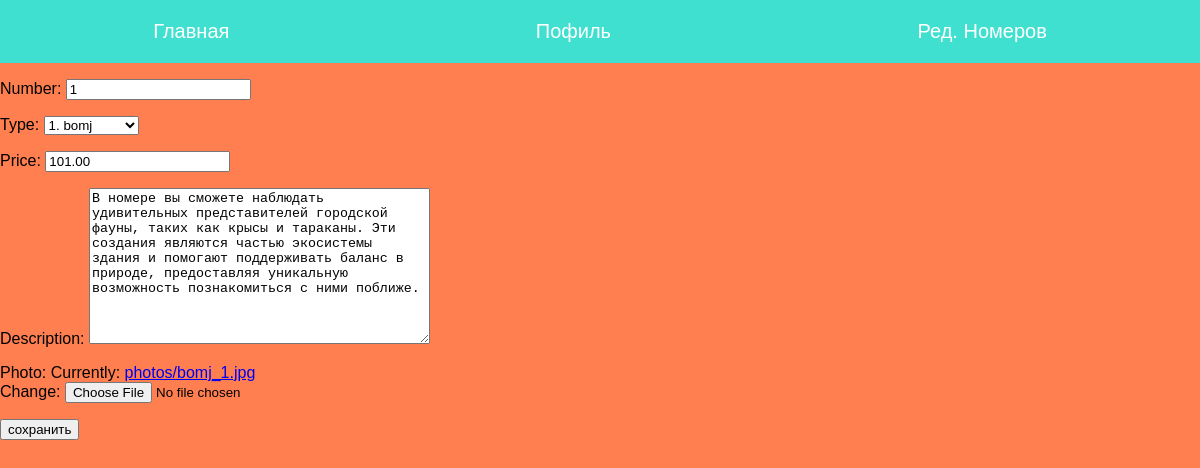
Screenshot of /edit-room/1 (signed in) with the database file from the repository.
### hotel/models.py (models this page shows, shortened)
class Room(models.Model):
    number = models.IntegerField()
    type = models.ForeignKey(Type, on_delete=models.CASCADE)
    price = models.DecimalField(max_digits=100, decimal_places=2)
    description = models.TextField()
    photo = models.ImageField(upload_to='photos/')

### hotel/views.py (the view)
# urls.py: path('edit-room/<int:pk>', views.edit_room, name='edit_room'),
def edit_room(request, pk):
    if not request.user.is_superuser:
        return redirect('index')
    room = Room.objects.get(pk=pk)
    if request.method == 'POST':
        form = RoomForm(request.POST, request.FILES, instance=room)
        if form.is_valid():
            form.save()
            return redirect('edit')
    ctx = {
        'form': RoomForm(instance=room)
    }
    return render(request, 'hotel/edit_room.html', ctx)

### hotel/forms.py
class RoomForm(forms.ModelForm):
    class Meta:
        model = Room
        fields = '__all__'

### hotel/models.py (called while the page is built)
    def __str__(self):
        return f'{self.id}. {self.name}'

### hotel/templates/hotel/edit_room.html (shortened to what this page needs)
{% extends 'hotel/layouts/base.html' %}
{% block content %}
    <form action="" method="post" enctype="multipart/form-data">
        {{ form.as_p }}
        <button>сохранить</button>
    </form>
{% endblock %}

### hotel/templates/hotel/layouts/base.html (style rules this page uses)
body { margin: 0; padding: 0; font-family: sans-serif; background-color: #FF7F50; }

### rows the page displays
Room: number "1", type "1. bomj", price "101.00", description "В номере вы сможете наблюдать удивительных представителей городской фауны, таких как крысы и тараканы. Эти создания являются частью экосистемы здания и помогают поддерживать баланс в природе, предоставляя уникальную возможность познакомиться с ними поближе."
